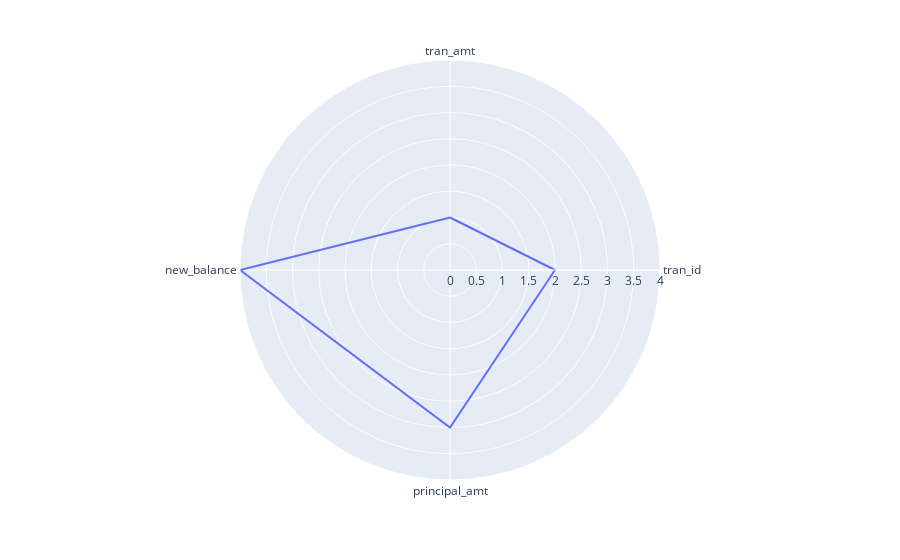

Notebook code for this chart:
### Code cell
import plotly.express as px
import pandas as pd
df = pd.DataFrame(dict(
    r=[1, 2, 3, 4],
    theta=['tran_amt','tran_id', 'principal_amt', 'new_balance']))
fig = px.line_polar(df, r='r', theta='theta', line_close=True)
fig.show()

### Figure 1 — Plotly figure (JSON) as saved in the notebook; plotly's stock layout.template omitted (floating-point values rounded to 4 significant figures)
{"data": [{"hovertemplate": "r=%{r}<br>theta=%{theta}<extra></extra>", "legendgroup": "", "line": {"color": "#636efa", "dash": "solid"}, "marker": {"symbol": "circle"}, "mode": "lines", "name": "", "r": [1, 2, 3, 4, 1], "showlegend": false, "subplot": "polar", "theta": ["tran_amt", "tran_id", "principal_amt", "new_balance", "tran_amt"], "type": "scatterpolar"}], "layout": {"autosize": true, "legend": {"tracegroupgap": 0}, "margin": {"t": 60}, "polar": {"angularaxis": {"direction": "clockwise", "rotation": 90, "type": "category"}, "domain": {"x": [0, 1], "y": [0, 1]}, "radialaxis": {"autorange": true, "range": [0, 4], "type": "linear"}}}}
